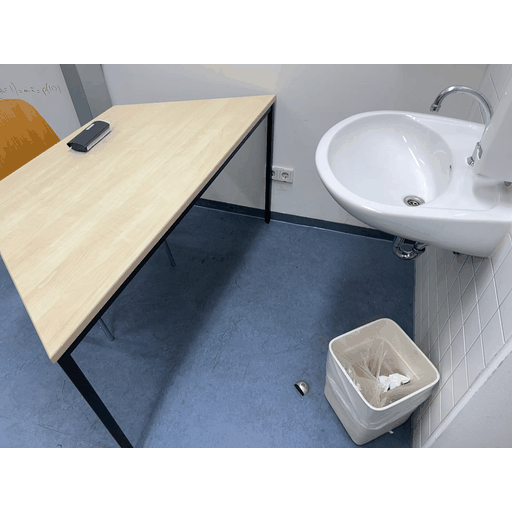
#> input picture assets/scenes/real/inputs-32.gif, 512 x 512 px
$ python -i prepare_view_sequences.py   (imports and definitions only)
#> lines starting #> are read from the running program, lines starting #| are printed output that depends on the picture
"""Build actual 32-view input GIFs and four synchronized interior-view sets."""

import argparse
import hashlib
import json
from pathlib import Path

import numpy as np
from PIL import Image, ImageOps


ROOT = Path(__file__).resolve().parents[2]
PROJECT = ROOT.parent
OUT = ROOT / "website/assets/scenes"
SYNTHETIC = ROOT / "vis/cases/output/RoomBlock_n32/1d1d69da-23d2-45e6-a06f-1f5334e70bd5_seed250"
REAL = ROOT / "vis/cases/output/Scannet_iphone_n32/bde1e479ad_complete_seed50"
GENERATED = ROOT / "vis/cases/SeedDance2_1s_8s_indoor_30views"
ADJUSTED = REAL / "adjusted_view_0000"
ADJUSTED_NAME = "view_0000_down10_back120_yawright90_back200_back200_left200_rollcw20_right090_up040_forward050_pitchdown10"
MODALITIES = ("geometry", "normal", "depth", "relighting")


# [103 lines left out: functions rgb, input_manifest, build_inputs, source_paths, crop_for, not called in this run]


def build_interiors(scene):
    view_ids = {
        "synthetic": [7, 25, 56, 70],
        "real": [22, 44, "adjusted", 6],
        "generated": [0, 20, 15, 48],
    }[scene]
    output = OUT / scene / "interior"
    output.mkdir(parents=True, exist_ok=True)
    views = []
    for index, view in enumerate(view_ids):
        record = {"id": view, "components": {}}
        sizes = set()
        for modality, source in source_paths(scene, view).items():
            with Image.open(source) as original:
                image = rgb(original)
                sizes.add(image.size)
                crop = crop_for(scene, view, image.size)
                image = image.crop(crop)
                if image.width != image.height:
                    raise ValueError(f"{source}: non-square crop {crop}")
                image = image.resize((512, 512), Image.Resampling.LANCZOS)
                filename = f"{index}-{modality}.webp"
                image.save(output / filename, quality=94, method=6)
            record["components"][modality] = {
                "source": str(source.relative_to(ROOT)), "crop": crop,
                "file": f"scenes/{scene}/interior/{filename}",
                "size": [512, 512],
            }
        if len(sizes) != 1:
            raise ValueError(f"{scene}/{view}: mismatched component source sizes {sizes}")
        views.append(record)
    manifest = {"view_count": 4, "interval_ms": 1800, "views": views}
    (OUT / scene / "interior.json").write_text(json.dumps(manifest, indent=2) + "\n")
    print(f"{scene}: four views x four square components", flush=True)


# [11 lines left out: function main, not called in this run]


# [2 lines not run here, left out]

>>> import cv2
>>> picture = cv2.imread('../assets/scenes/real/inputs-32.gif', cv2.IMREAD_GRAYSCALE)
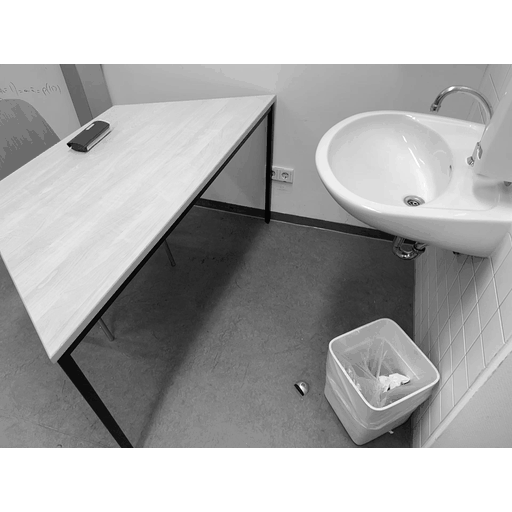
#> picture: shape (512, 512); min 5, max 255, mean 171.8
#> (the run stopped early here; a loop or call above may not have finished)

$ run again, on assets/scenes/real/input-0.webp
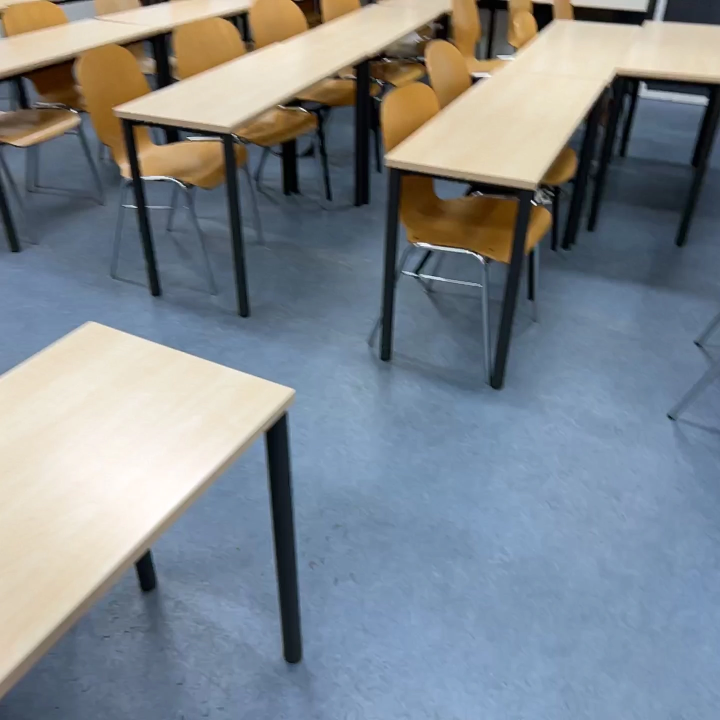
#> input picture assets/scenes/real/input-0.webp, 1440 x 1440 px (shown at 1/2 size)
#> `picture = cv2.imread('../assets/scenes/real/inputs-32.gif', cv2.IMREAD..`:
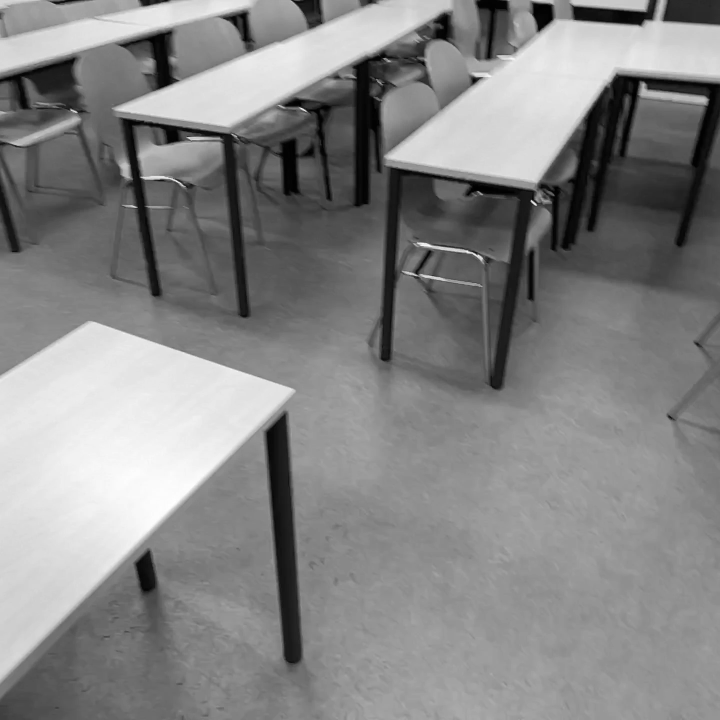
#> picture: shape (1440, 1440) (shown at 1/2 size); min 0, max 255, mean 133.8
